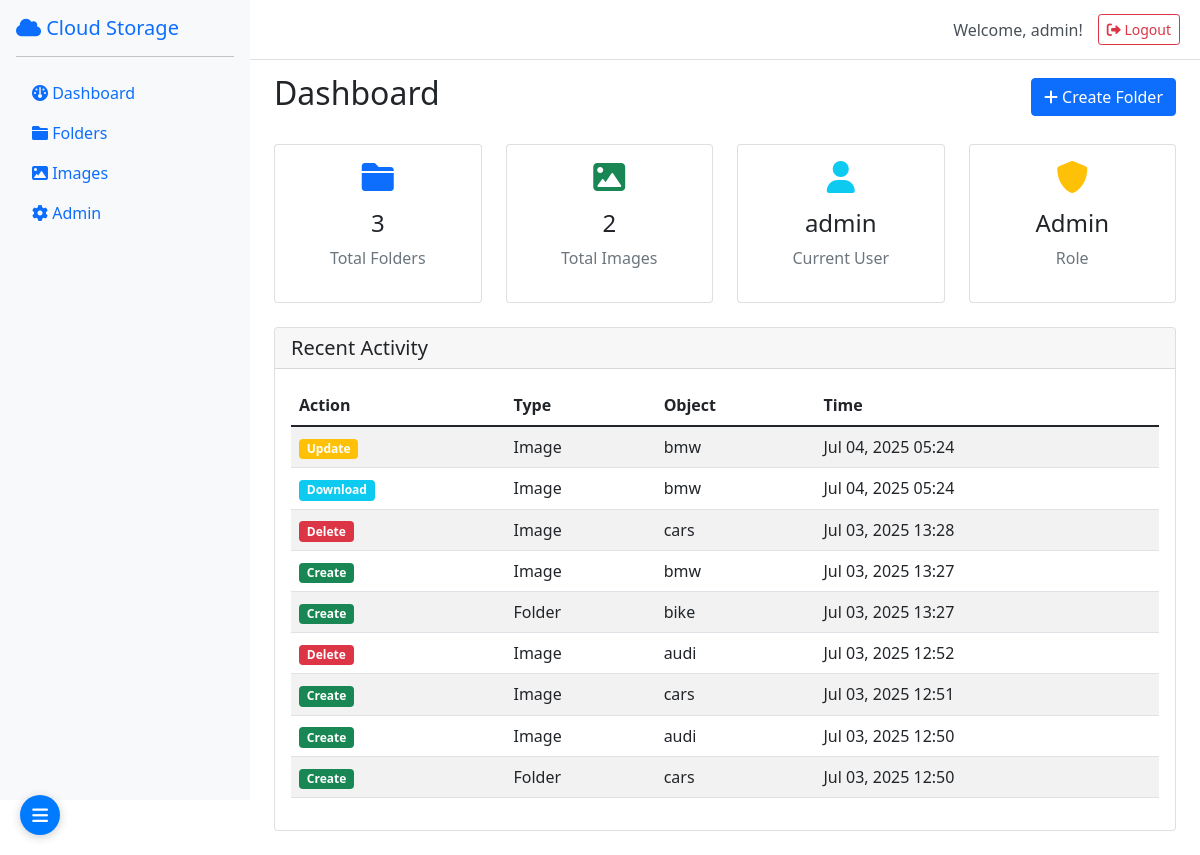
The app's page / (signed in), older data.
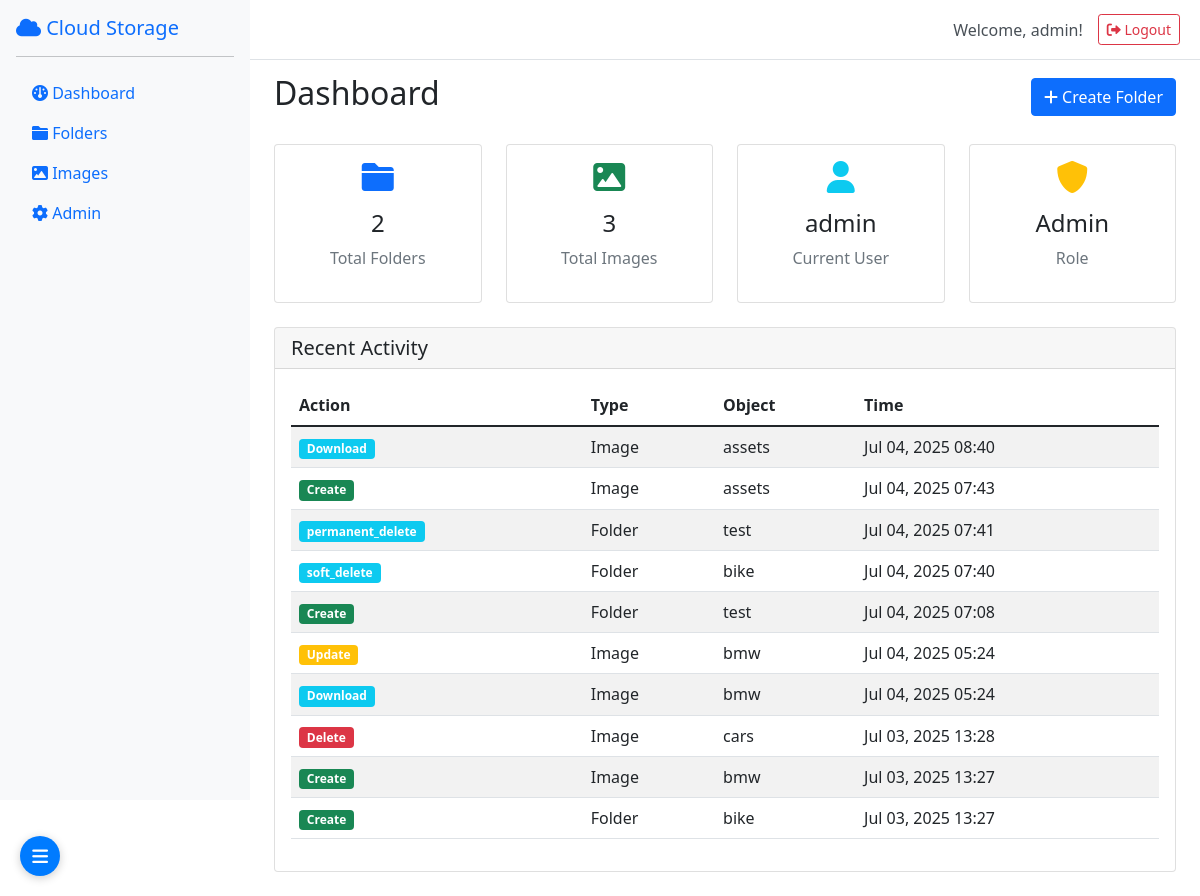
The same page, newer data.
### storage/models.py (models this page shows, shortened)
class AuditLog(models.Model):
    ACTION_CHOICES = [
        ('create', 'Create'),
        ('read', 'Read'),
        ('update', 'Update'),
        ('delete', 'Delete'),
        ('download', 'Download'),
        ('restore', 'Restore'),
    ]
    user = models.ForeignKey(User, on_delete=models.CASCADE)
    action = models.CharField(max_length=10, choices=ACTION_CHOICES)
    content_type = models.CharField(max_length=50)  # 'folder' or 'image'
    object_id = models.IntegerField()
    object_name = models.CharField(max_length=255)
    timestamp = models.DateTimeField(auto_now_add=True)
    ip_address = models.GenericIPAddressField(null=True, blank=True)
    user_agent = models.TextField(blank=True)
    class Meta:
        ordering = ['-timestamp']

### storage/views.py (the view, shortened to what this page needs)
# urls.py: path('', views.dashboard, name='dashboard'),
@login_required
def dashboard(request):
    if request.user.is_superuser:
        folders = Folder.objects.filter(is_deleted=False)
        images = Image.objects.filter(is_deleted=False)
    recent_logs = AuditLog.objects.filter(user=request.user)[:10]
    context = {
        'folders_count': folders.count(),
        'images_count': images.count(),
        'recent_logs': recent_logs,
        'user': request.user,
    }
    return render(request, 'dashboard.html', context)

### templates/dashboard.html (shortened to what this page needs)
{% extends 'base.html' %}
{% block content %}
<div class="d-flex justify-content-between align-items-center mb-4">
    <h2>Dashboard</h2>
    <div>
        <button class="btn btn-primary" data-bs-toggle="modal" data-bs-target="#createFolderModal">
            <i class="fas fa-plus"></i> Create Folder
        </button>
    </div>
</div>
<div class="row mb-4">
    <div class="col-md-6 col-lg-3">
        <div class="card text-center">
            <div class="card-body">
                <i class="fas fa-folder fa-2x text-primary mb-3"></i>
                <h4>{{ folders_count }}</h4>
                <p class="text-muted">Total Folders</p>
            </div>
        </div>
    </div>
    <div class="col-md-6 col-lg-3">
        <div class="card text-center">
            <div class="card-body">
                <i class="fas fa-image fa-2x text-success mb-3"></i>
                <h4>{{ images_count }}</h4>
                <p class="text-muted">Total Images</p>
            </div>
        </div>
    </div>
    <div class="col-md-6 col-lg-3">
        <div class="card text-center">
            <div class="card-body">
                <i class="fas fa-user fa-2x text-info mb-3"></i>
                <h4>{{ user.username }}</h4>
                <p class="text-muted">Current User</p>
            </div>
        </div>
    </div>
    <div class="col-md-6 col-lg-3">
        <div class="card text-center">
            <div class="card-body">
                <i class="fas fa-shield-alt fa-2x text-warning mb-3"></i>
                <h4>{% if user.is_superuser %}Admin{% else %}User{% endif %}</h4>
                <p class="text-muted">Role</p>
            </div>
        </div>
    </div>
</div>
<div class="card">
    <div class="card-header">
        <h5 class="mb-0">Recent Activity</h5>
    </div>
    <div class="card-body">
        {% if recent_logs %}
            <div class="table-responsive">
                <table class="table table-striped">
                    <thead>
                        <tr>
                            <th>Action</th>
                            <th>Type</th>
                            <th>Object</th>
                            <th>Time</th>
                        </tr>
                    </thead>
                    <tbody>
                        {% for log in recent_logs %}
                        <tr>
                            <td>
                                <span class="badge bg-{% if log.action == 'create' %}success{% elif log.action == 'update' %}warning{% elif log.action == 'delete' %}danger{% else %}info{% endif %}">
                                    {{ log.get_action_display }}
                                </span>
                            </td>
                            <td>{{ log.content_type|title }}</td>
                            <td>{{ log.object_name }}</td>
                            <td>{{ log.timestamp|date:"M d, Y H:i" }}</td>
                        </tr>
                        {% endfor %}
                    </tbody>
                </table>
            </div>
        {% else %}
            <p class="text-muted">No recent activity</p>
        {% endif %}
    </div>
</div>
{% endblock %}

Row changes from the older to the newer data that the page shows:
no longer on this page (row unchanged): AuditLog: action "Delete", content_type "Image", object_name "audi", timestamp "Jul 03, 2025 12:52"
no longer on this page (row unchanged): AuditLog: action "Create", content_type "Image", object_name "cars", timestamp "Jul 03, 2025 12:51"
no longer on this page (row unchanged): AuditLog: action "Create", content_type "Image", object_name "audi", timestamp "Jul 03, 2025 12:50"
no longer on this page (row unchanged): AuditLog: action "Create", content_type "Folder", object_name "cars", timestamp "Jul 03, 2025 12:50"
added AuditLog: action "Download", content_type "Image", object_name "assets", timestamp "Jul 04, 2025 08:40"
added AuditLog: action "Create", content_type "Image", object_name "assets", timestamp "Jul 04, 2025 07:43"
added AuditLog: action "permanent_delete", content_type "Folder", object_name "test", timestamp "Jul 04, 2025 07:41"
added AuditLog: action "soft_delete", content_type "Folder", object_name "bike", timestamp "Jul 04, 2025 07:40"
added AuditLog: action "Create", content_type "Folder", object_name "test", timestamp "Jul 04, 2025 07:08"
Text that changed along with them:
{{ folders_count }}: "3" → "2"
{{ images_count }}: "2" → "3"
